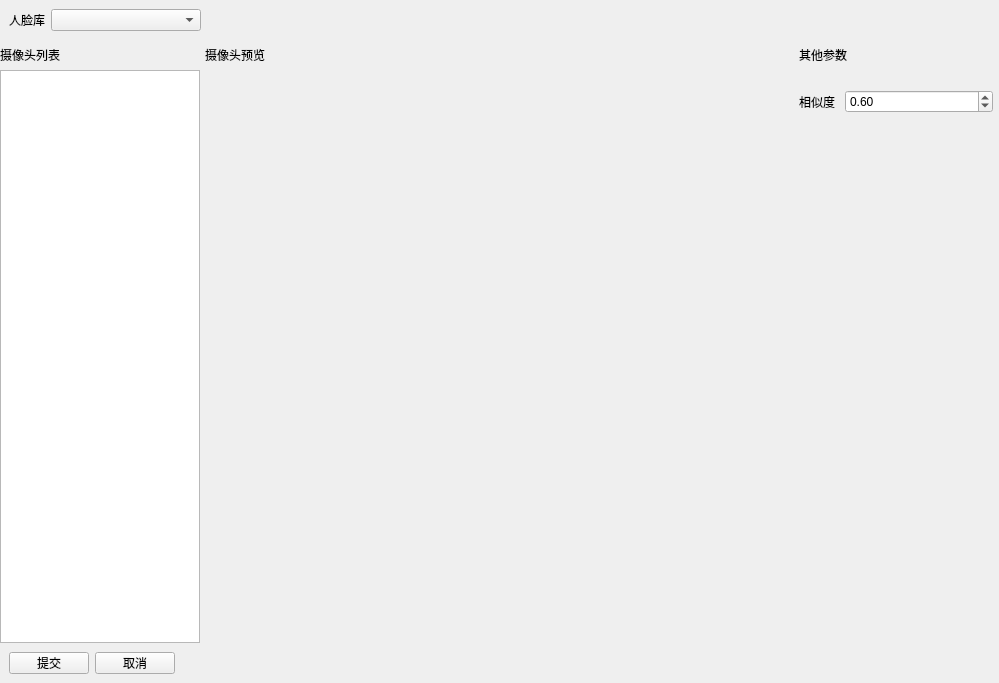
<?xml version="1.0" encoding="UTF-8"?>
<ui version="4.0">
 <class>Form</class>
 <widget class="QWidget" name="Form">
  <property name="geometry">
   <rect>
    <x>0</x>
    <y>0</y>
    <width>999</width>
    <height>683</height>
   </rect>
  </property>
  <property name="windowTitle">
   <string>Form</string>
  </property>
  <layout class="QVBoxLayout" name="verticalLayout_5">
   <property name="spacing">
    <number>0</number>
   </property>
   <property name="leftMargin">
    <number>0</number>
   </property>
   <property name="topMargin">
    <number>0</number>
   </property>
   <property name="rightMargin">
    <number>0</number>
   </property>
   <property name="bottomMargin">
    <number>0</number>
   </property>
   <item>
    <widget class="QWidget" name="widget_2" native="true">
     <property name="styleSheet">
      <string notr="true"/>
     </property>
     <layout class="QVBoxLayout" name="verticalLayout_4">
      <property name="spacing">
       <number>0</number>
      </property>
      <property name="leftMargin">
       <number>0</number>
      </property>
      <property name="topMargin">
       <number>0</number>
      </property>
      <property name="rightMargin">
       <number>0</number>
      </property>
      <property name="bottomMargin">
       <number>0</number>
      </property>
      <item>
       <widget class="QWidget" name="widget_8" native="true">
        <property name="sizePolicy">
         <sizepolicy hsizetype="Preferred" vsizetype="Fixed">
          <horstretch>0</horstretch>
          <verstretch>0</verstretch>
         </sizepolicy>
        </property>
        <property name="minimumSize">
         <size>
          <width>0</width>
          <height>40</height>
         </size>
        </property>
        <layout class="QHBoxLayout" name="horizontalLayout_3">
         <item>
          <widget class="QLabel" name="label_7">
           <property name="text">
            <string>人脸库</string>
           </property>
          </widget>
         </item>
         <item>
          <widget class="QComboBox" name="comboBox_face_libray">
           <property name="minimumSize">
            <size>
             <width>150</width>
             <height>0</height>
            </size>
           </property>
          </widget>
         </item>
         <item>
          <spacer name="horizontalSpacer_2">
           <property name="orientation">
            <enum>Qt::Horizontal</enum>
           </property>
           <property name="sizeHint" stdset="0">
            <size>
             <width>778</width>
             <height>20</height>
            </size>
           </property>
          </spacer>
         </item>
        </layout>
       </widget>
      </item>
      <item>
       <widget class="QWidget" name="widget" native="true">
        <property name="sizePolicy">
         <sizepolicy hsizetype="Preferred" vsizetype="Preferred">
          <horstretch>0</horstretch>
          <verstretch>0</verstretch>
         </sizepolicy>
        </property>
        <layout class="QHBoxLayout" name="horizontalLayout_2">
         <property name="spacing">
          <number>5</number>
         </property>
         <property name="leftMargin">
          <number>0</number>
         </property>
         <property name="topMargin">
          <number>0</number>
         </property>
         <property name="rightMargin">
          <number>0</number>
         </property>
         <property name="bottomMargin">
          <number>0</number>
         </property>
         <item>
          <widget class="QWidget" name="widget_3" native="true">
           <property name="sizePolicy">
            <sizepolicy hsizetype="Fixed" vsizetype="Preferred">
             <horstretch>0</horstretch>
             <verstretch>0</verstretch>
            </sizepolicy>
           </property>
           <property name="minimumSize">
            <size>
             <width>200</width>
             <height>0</height>
            </size>
           </property>
           <property name="maximumSize">
            <size>
             <width>200</width>
             <height>16777215</height>
            </size>
           </property>
           <layout class="QGridLayout" name="gridLayout_4">
            <property name="leftMargin">
             <number>0</number>
            </property>
            <property name="topMargin">
             <number>0</number>
            </property>
            <property name="rightMargin">
             <number>0</number>
            </property>
            <property name="bottomMargin">
             <number>0</number>
            </property>
            <property name="spacing">
             <number>0</number>
            </property>
            <item row="0" column="0">
             <layout class="QVBoxLayout" name="verticalLayout">
              <property name="spacing">
               <number>0</number>
              </property>
              <item>
               <widget class="QLabel" name="label_2">
                <property name="minimumSize">
                 <size>
                  <width>0</width>
                  <height>30</height>
                 </size>
                </property>
                <property name="text">
                 <string>摄像头列表</string>
                </property>
               </widget>
              </item>
              <item>
               <widget class="QListWidget" name="listWidget_camera">
                <property name="minimumSize">
                 <size>
                  <width>180</width>
                  <height>0</height>
                 </size>
                </property>
                <property name="maximumSize">
                 <size>
                  <width>200</width>
                  <height>16777215</height>
                 </size>
                </property>
               </widget>
              </item>
             </layout>
            </item>
           </layout>
          </widget>
         </item>
         <item>
          <widget class="QWidget" name="widget_4" native="true">
           <property name="sizePolicy">
            <sizepolicy hsizetype="Preferred" vsizetype="Preferred">
             <horstretch>0</horstretch>
             <verstretch>0</verstretch>
            </sizepolicy>
           </property>
           <property name="maximumSize">
            <size>
             <width>16777215</width>
             <height>16777215</height>
            </size>
           </property>
           <layout class="QGridLayout" name="gridLayout_5">
            <property name="leftMargin">
             <number>0</number>
            </property>
            <property name="topMargin">
             <number>0</number>
            </property>
            <property name="rightMargin">
             <number>0</number>
            </property>
            <property name="bottomMargin">
             <number>0</number>
            </property>
            <property name="spacing">
             <number>0</number>
            </property>
            <item row="0" column="0">
             <layout class="QVBoxLayout" name="verticalLayout_2">
              <property name="spacing">
               <number>0</number>
              </property>
              <item>
               <widget class="QLabel" name="label_3">
                <property name="sizePolicy">
                 <sizepolicy hsizetype="Fixed" vsizetype="Fixed">
                  <horstretch>0</horstretch>
                  <verstretch>0</verstretch>
                 </sizepolicy>
                </property>
                <property name="minimumSize">
                 <size>
                  <width>0</width>
                  <height>30</height>
                 </size>
                </property>
                <property name="maximumSize">
                 <size>
                  <width>16777215</width>
                  <height>30</height>
                 </size>
                </property>
                <property name="text">
                 <string>摄像头预览</string>
                </property>
               </widget>
              </item>
              <item>
               <widget class="QWidget" name="widget_task_video" native="true">
                <property name="sizePolicy">
                 <sizepolicy hsizetype="Preferred" vsizetype="Preferred">
                  <horstretch>0</horstretch>
                  <verstretch>0</verstretch>
                 </sizepolicy>
                </property>
                <property name="minimumSize">
                 <size>
                  <width>587</width>
                  <height>0</height>
                 </size>
                </property>
                <layout class="QHBoxLayout" name="horizontalLayout">
                 <property name="leftMargin">
                  <number>0</number>
                 </property>
                 <property name="topMargin">
                  <number>0</number>
                 </property>
                 <property name="rightMargin">
                  <number>0</number>
                 </property>
                 <property name="bottomMargin">
                  <number>0</number>
                 </property>
                 <item>
                  <layout class="QHBoxLayout" name="horizontalLayout_video">
                   <property name="spacing">
                    <number>0</number>
                   </property>
                   <property name="sizeConstraint">
                    <enum>QLayout::SetDefaultConstraint</enum>
                   </property>
                  </layout>
                 </item>
                </layout>
               </widget>
              </item>
             </layout>
            </item>
           </layout>
          </widget>
         </item>
         <item>
          <widget class="QWidget" name="widget_5" native="true">
           <property name="sizePolicy">
            <sizepolicy hsizetype="Fixed" vsizetype="Preferred">
             <horstretch>0</horstretch>
             <verstretch>0</verstretch>
            </sizepolicy>
           </property>
           <property name="minimumSize">
            <size>
             <width>200</width>
             <height>0</height>
            </size>
           </property>
           <property name="maximumSize">
            <size>
             <width>200</width>
             <height>16777215</height>
            </size>
           </property>
           <layout class="QGridLayout" name="gridLayout_6">
            <property name="leftMargin">
             <number>0</number>
            </property>
            <property name="topMargin">
             <number>0</number>
            </property>
            <property name="rightMargin">
             <number>0</number>
            </property>
            <property name="bottomMargin">
             <number>0</number>
            </property>
            <property name="spacing">
             <number>0</number>
            </property>
            <item row="0" column="0">
             <layout class="QVBoxLayout" name="verticalLayout_3">
              <property name="spacing">
               <number>0</number>
              </property>
              <item>
               <widget class="QLabel" name="label_4">
                <property name="minimumSize">
                 <size>
                  <width>0</width>
                  <height>30</height>
                 </size>
                </property>
                <property name="maximumSize">
                 <size>
                  <width>16777215</width>
                  <height>30</height>
                 </size>
                </property>
                <property name="text">
                 <string>其他参数</string>
                </property>
               </widget>
              </item>
              <item>
               <widget class="QWidget" name="widget_setting" native="true">
                <layout class="QGridLayout" name="gridLayout_7">
                 <property name="leftMargin">
                  <number>0</number>
                 </property>
                 <property name="topMargin">
                  <number>0</number>
                 </property>
                 <property name="rightMargin">
                  <number>0</number>
                 </property>
                 <property name="bottomMargin">
                  <number>0</number>
                 </property>
                 <property name="spacing">
                  <number>0</number>
                 </property>
                 <item row="0" column="0">
                  <layout class="QFormLayout" name="formLayout">
                   <property name="horizontalSpacing">
                    <number>10</number>
                   </property>
                   <property name="topMargin">
                    <number>20</number>
                   </property>
                   <property name="rightMargin">
                    <number>6</number>
                   </property>
                   <item row="0" column="0">
                    <widget class="QLabel" name="label_5">
                     <property name="minimumSize">
                      <size>
                       <width>30</width>
                       <height>0</height>
                      </size>
                     </property>
                     <property name="maximumSize">
                      <size>
                       <width>50</width>
                       <height>16777215</height>
                      </size>
                     </property>
                     <property name="text">
                      <string>相似度</string>
                     </property>
                     <property name="alignment">
                      <set>Qt::AlignCenter</set>
                     </property>
                    </widget>
                   </item>
                   <item row="0" column="1">
                    <widget class="QDoubleSpinBox" name="doubleSpinBox_similarity">
                     <property name="maximum">
                      <double>1.000000000000000</double>
                     </property>
                     <property name="singleStep">
                      <double>0.100000000000000</double>
                     </property>
                     <property name="value">
                      <double>0.600000000000000</double>
                     </property>
                    </widget>
                   </item>
                  </layout>
                 </item>
                </layout>
               </widget>
              </item>
             </layout>
            </item>
           </layout>
          </widget>
         </item>
        </layout>
       </widget>
      </item>
     </layout>
    </widget>
   </item>
   <item>
    <widget class="QWidget" name="widget_6" native="true">
     <property name="sizePolicy">
      <sizepolicy hsizetype="Preferred" vsizetype="Fixed">
       <horstretch>0</horstretch>
       <verstretch>0</verstretch>
      </sizepolicy>
     </property>
     <property name="minimumSize">
      <size>
       <width>0</width>
       <height>40</height>
      </size>
     </property>
     <property name="maximumSize">
      <size>
       <width>16777215</width>
       <height>40</height>
      </size>
     </property>
     <layout class="QHBoxLayout" name="horizontalLayout_4">
      <item>
       <widget class="QPushButton" name="pushButton_submit">
        <property name="cursor">
         <cursorShape>PointingHandCursor</cursorShape>
        </property>
        <property name="text">
         <string>提交</string>
        </property>
        <property name="class" stdset="0">
         <string>primary</string>
        </property>
       </widget>
      </item>
      <item>
       <widget class="QPushButton" name="pushButton_cancel">
        <property name="cursor">
         <cursorShape>PointingHandCursor</cursorShape>
        </property>
        <property name="text">
         <string>取消</string>
        </property>
        <property name="class" stdset="0">
         <string>default</string>
        </property>
       </widget>
      </item>
      <item>
       <spacer name="horizontalSpacer">
        <property name="orientation">
         <enum>Qt::Horizontal</enum>
        </property>
        <property name="sizeHint" stdset="0">
         <size>
          <width>40</width>
          <height>20</height>
         </size>
        </property>
       </spacer>
      </item>
     </layout>
    </widget>
   </item>
  </layout>
 </widget>
 <resources/>
 <connections>
  <connection>
   <sender>pushButton_cancel</sender>
   <signal>clicked()</signal>
   <receiver>Form</receiver>
   <slot>handleCancel()</slot>
   <hints>
    <hint type="sourcelabel">
     <x>154</x>
     <y>661</y>
    </hint>
    <hint type="destinationlabel">
     <x>-108</x>
     <y>629</y>
    </hint>
   </hints>
  </connection>
  <connection>
   <sender>pushButton_submit</sender>
   <signal>clicked()</signal>
   <receiver>Form</receiver>
   <slot>handleSubmit()</slot>
   <hints>
    <hint type="sourcelabel">
     <x>72</x>
     <y>666</y>
    </hint>
    <hint type="destinationlabel">
     <x>-90</x>
     <y>673</y>
    </hint>
   </hints>
  </connection>
  <connection>
   <sender>doubleSpinBox_similarity</sender>
   <signal>valueChanged(double)</signal>
   <receiver>Form</receiver>
   <slot>smilarityChanged()</slot>
   <hints>
    <hint type="sourcelabel">
     <x>889</x>
     <y>109</y>
    </hint>
    <hint type="destinationlabel">
     <x>1104</x>
     <y>203</y>
    </hint>
   </hints>
  </connection>
 </connections>
 <slots>
  <slot>goFacePage()</slot>
  <slot>handleCameraClicked()</slot>
  <slot>handleCancel()</slot>
  <slot>handleSubmit()</slot>
  <slot>smilarityChanged()</slot>
 </slots>
</ui>
